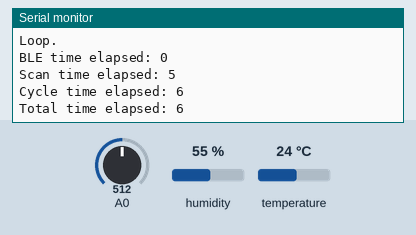
This sketch was run on a simulated Arduino Nano 33 BLE. On the bench: the last lines printed to the serial monitor. Inputs (shaded band) come from the test bench; at power-on: A0 = 512, humidity 55 %, temperature 24 °C. Nothing arrives over Bluetooth unless stated; a phone connects over Bluetooth LE 3 s after start.

Above: at 1.8 s.
1.9 s: A0 set to 716
At 2.8 s:
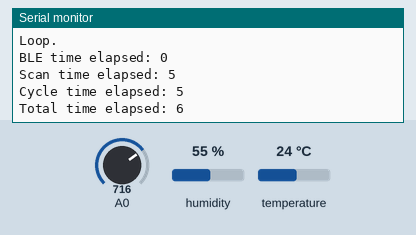
4.5 s: A0 set to 900
At 7.9 s:
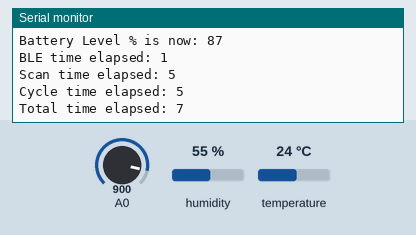

Measured:
- after the input at 4.5 s, the serial monitor: prints a new line after 0.53 s (image 2)

The sketch:

sense_cycle.ino
```cpp
#include "main_functions.h"
#include "output_handler.h"
#include <Arduino_HTS221.h>  // Read sensors
#include <ArduinoBLE.h>
#include "think_cycle.h"
#include <stdlib.h>     /* rand */


// Globals, used for compatibility with Arduino-style sketches.
namespace {
  // ----------------------------- Sense Cycle Variables BEGIN -----------------------------
  bool should_clear_buffer = false;
  int time_to_sleep = 1000;
  bool should_ask_nn = false;

  // ------------------ Bluetooth ------------------
  BLEService batteryService("180F");
  BLEUnsignedCharCharacteristic batteryLevelChar("2A19", BLERead | BLENotify);
  int oldBatteryLevel = 0;

  long start_timestamp;
  long end_timestamp;
  long total_diff;

  long start_ble_timestamp;
  long end_ble_timestamp;
  long ble_diff;
  // ----------------------------- Sense Cycle Variables END -----------------------------
}

void updateBatteryLevel() {
  int battery = analogRead(A0);
  int batteryLevel = map(battery, 0, 1023, 0, 100);

  Serial.print("Battery Level \% is now: ");
  Serial.println(batteryLevel);
  batteryLevelChar.writeValue(batteryLevel);
  oldBatteryLevel = batteryLevel;

}

void setup() {
  Serial.begin(9600);
  while (!Serial);

  // ----------------------------- Sense Cycle Setup BEGIN -----------------------------
  if (!HTS.begin()) {
    Serial.println("Failed to initialize humidity temperature sensor!");
    while (1);
  }
  // ------------------ Bluetooth ------------------
  if (!BLE.begin()) {
    Serial.println("starting BLE failed!");
    while (1);
  }

  BLE.setLocalName("BatteryMonitor");
  BLE.setAdvertisedService(batteryService);
  batteryService.addCharacteristic(batteryLevelChar);
  BLE.addService(batteryService);
  batteryLevelChar.writeValue(oldBatteryLevel);
  BLE.advertise();
  Serial.println("Bluetooth device active, waiting for connections...");
  // ----------------------------- Sense Cycle Variables END -----------------------------
}

void loop() {
  start_timestamp = millis();
  Serial.println("\n----------------------------\nLoop.\n");

  // ----------------------------- LOOP Step 1: Bluetooth -----------------------------
  start_ble_timestamp = millis();
  BLEDevice central = BLE.central();
  if (central) {
    Serial.print("Connected to BLE device: ");
    Serial.println(central.address());
    digitalWrite(LED_BUILTIN, HIGH);
    updateBatteryLevel();
  }
  end_ble_timestamp = millis();
  ble_diff = end_ble_timestamp - start_ble_timestamp;
  Serial.print(F("BLE time elapsed: "));
  Serial.println(ble_diff);

  // ----------------------------- LOOP Step 2: Perform Think Cycle -----------------------------
  should_ask_nn = ThinkCycle(time_to_sleep);


  // ----------------------------- LOOP Step 3: Ask NN if it's time -----------------------------
  // HandleOutput(time_to_sleep);
  // Serial.print("Should ask nn: ");
  // Serial.println(should_ask_nn ? "true" : "false");
  // if (should_ask_nn) {
  //   time_to_sleep = (rand() % 9 + 1) * 1000;
  //   time_to_sleep = 100;
  // }

  // ----------------------------- LOOP Step 4: Sleep -----------------------------
  // Serial.print("time_to_sleep: ");
  // Serial.println(time_to_sleep);

  end_timestamp = millis();
  total_diff = end_timestamp - start_timestamp;
  Serial.print(F("Total time elapsed: "));
  Serial.println(total_diff);
  delay(time_to_sleep);
}
```

arduino_main.cpp
```cpp
// (licence header left out)
#include "main_functions.h"

// Arduino automatically calls the setup() and loop() functions in a sketch, so
// where other systems need their own main routine in this file, it can be left
// empty.
```

arduino_output_handler.cpp
```cpp
// (licence header left out)
#include "output_handler.h"

#include "Arduino.h"

void HandleOutput(int time_to_sleep) {
  // The first time this method runs, set up our LED
  static bool is_initialized = false;
  if (!is_initialized) {
    pinMode(LED_BUILTIN, OUTPUT);
    is_initialized = true;
  }
  // Toggle the LED every time an inference is performed
  static int count = 0;
  ++count;
  if (count & 1) {
    digitalWrite(LED_BUILTIN, HIGH);
  } else {
    digitalWrite(LED_BUILTIN, LOW);
  }
  Serial.print("Cycle complete");
}
```

main_functions.h
```cpp
#ifndef SENSE_CYCLE_MAIN_FUNCTIONS_H_
#define SENSE_CYCLE_MAIN_FUNCTIONS_H_
void setup();
void loop();
#endif
```

output_handler.h
```cpp
// (licence header left out)
#ifndef TENSORFLOW_LITE_EXPERIMENTAL_MICRO_EXAMPLES_POWER_MANAGEMENT_OUTPUT_HANDLER_H_
#define TENSORFLOW_LITE_EXPERIMENTAL_MICRO_EXAMPLES_POWER_MANAGEMENT_OUTPUT_HANDLER_H_

void HandleOutput(int time_to_sleep);

#endif  // TENSORFLOW_LITE_EXPERIMENTAL_MICRO_EXAMPLES_POWER_MANAGEMENT_OUTPUT_HANDLER_H_
```

think_cycle.cpp
```cpp
#include "think_cycle.h"
#include <time.h>       /* time_t, struct tm, difftime, time, mktime */
#include "Arduino.h"
#include <Arduino_HTS221.h>


// Globals, used for compatibility with Arduino-style sketches.
namespace {
  // The last time the neural network was asked for a config update
  // time_t last_config_update = time_t(0);
  // time_t timestamp;
  long last_config_update = millis();
  long timestamp;
  int seconds_since_last_check;
  bool should_ask_nn;

  long start_scan_timestamp;
  long end_scan_timestamp;
  long scan_diff;

  long start_timestamp;
  long end_timestamp;
  long total_diff;
  // double temperature;
  // double humidity;
}  // namespace


// Return the result of the last decision
// output is duty cycle, which we implement as some time to sleep (seconds)
bool ThinkCycle(int time_to_sleep) {
  start_timestamp = millis();
  // Serial.println("Initializing think cycle...\n");
  // Serial.print("last_config_update: ");
  // Serial.println(last_config_update);

  // TODO Perform some scan
   // read all the sensor values
  start_scan_timestamp = millis();
  float temperature = HTS.readTemperature();
  float humidity    = HTS.readHumidity();
  end_scan_timestamp = millis();
  scan_diff = end_scan_timestamp - start_scan_timestamp;
  Serial.print(F("Scan time elapsed: "));
  Serial.println(scan_diff);
  // Serial.println(" °C");
  // Serial.print("Humidity    = ");
  // Serial.print(humidity);
  // Serial.println(" %");


  // TODO Send scan results

  // Decide whether the Neural Network should be asked again to reconfigure
  // operational parameters. For now we do this once a day.
  timestamp = millis();
  // Serial.print("timestamp: ");
  // Serial.println(timestamp);
  seconds_since_last_check = (int) (timestamp - last_config_update) / 1000;
  // Serial.print("seconds_since_last_check: ");
  // Serial.println((int) seconds_since_last_check);
  should_ask_nn = seconds_since_last_check > 10.0;  // 1 day

  if (should_ask_nn) {
    last_config_update = timestamp;
  }
  end_timestamp = millis();
  total_diff = end_timestamp - start_timestamp;
  Serial.print(F("Cycle time elapsed: "));
  Serial.println(total_diff);
  return should_ask_nn;
}
```

think_cycle.h
```cpp
#ifndef POWER_MANAGEMENT_THINK_CYCLE_H_
#define POWER_MANAGEMENT_THINK_CYCLE_H_

extern bool ThinkCycle(int time_to_sleep);

#endif  // POWER_MANAGEMENT_THINK_CYCLE_H_
```
